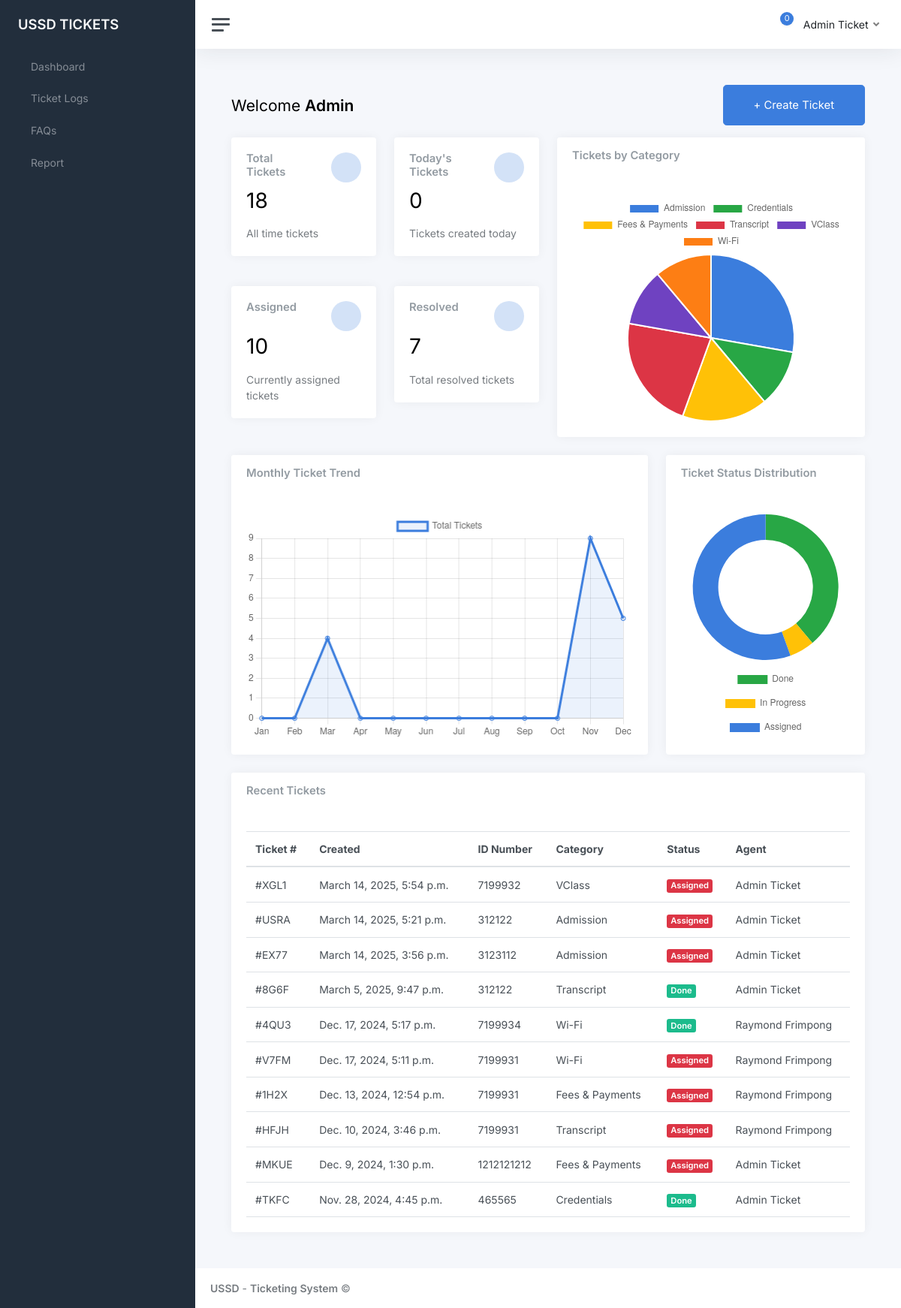
Screenshot of /index/ (signed in) with the database file from the repository.
### ticksys/models.py (models this page shows, shortened)
class Ticket(models.Model):
    TICKET_STATUS = [
        ('Assigned', 'Assigned'),
        ('In Progress', 'In Progress'),
        ('Done', 'Done'),
    ]
    CLIENT_TYPE = [
        ('Staff', 'Staff'),
        ('Student', 'Student'),
        ('Other', 'Other')
    ]
    MODE_CHOICES = [
        ('Walk-In', 'Walk-In'),
        ('Phone', 'Phone'),
        ('Email', 'Email'),
        ('Other', 'Other')
    ]
    CATEGORY = [
        ('Credentials', 'Credentials'),
        ('Fees & Payments', 'Fees & Payments'),
        ('VClass', 'VClass'),
        ('Transcript', 'Transcript'),
        ('Admission', 'Admission'),
        ('Wi-Fi', 'Wi-Fi'),
        ('AIM App', 'AIM App'),
        ('Telecel', 'Telecel'),
        ('Biometric', 'Biometric'),
        ('Other', 'Other')
    ]
    user = models.ForeignKey(User, models.CASCADE, null=True)
    ticket_number = models.CharField(max_length=4, default=generate_ticket_number, unique=True, editable=False)
    id_number = models.CharField(max_length=20, unique=False)
    description = models.TextField()
    status = models.CharField(max_length=25, choices=TICKET_STATUS, default='In Progress')
    category = models.CharField(max_length=100, choices=CATEGORY)
    client_type = models.CharField(max_length=20, choices=CLIENT_TYPE, default='Student')
    created_at = models.DateTimeField(auto_now_add=True)
    updated_at = models.DateTimeField(auto_now=True)
    mode = models.CharField(max_length=20, choices=MODE_CHOICES, default='Walk-In')
    assigned_to = models.CharField(max_length=30, null=True)
    created_by = models.CharField(max_length=30, null=True)

### ticksys/views.py (the view)
# urls.py: path('index/', views.index, name='index'),
def index(request):
    user = request.user
    form = TicketForm()
    tickets = Ticket.objects.all()
    today = datetime.now().date()
    tickets_by_user = Ticket.objects.filter(Q(user=user) | Q(assigned_to=user.username)).count()
    recent_tickets = Ticket.objects.filter(user=user).order_by('-created_at')[:10]
    overall_recent_tickets = Ticket.objects.all().order_by('-created_at')[:10]
    current_year = timezone.now().year
    tickets_by_month = Ticket.objects.filter(created_at__year=current_year).annotate(
        month=TruncMonth('created_at')
    ).values('month').annotate(count=Count('ticket_number')).order_by('month').filter(Q(user=user) | Q(assigned_to=user.username))
    months = [datetime(2000, i + 1, 1).strftime('%b') for i in range(12)]
    ticket_counts = [0] * 12
    for order in tickets_by_month:
        month_index = order['month'].month - 1
        ticket_counts[month_index] = order['count']
    overall_tickets_by_month = Ticket.objects.filter(created_at__year=current_year).annotate(
            month=TruncMonth('created_at')
        ).values('month').annotate(count=Count('ticket_number')).order_by('month').all()
    months = [datetime(2000, i + 1, 1).strftime('%b') for i in range(12)]
    overall_ticket_counts = [0] * 12
    for order in overall_tickets_by_month:
        month_index = order['month'].month - 1
        overall_ticket_counts[month_index] = order['count']
    overall_total_tickets = Ticket.objects.all().count()
    overall_resolved_tickets = Ticket.objects.filter(status='Done').count()
    overall_assigned_tickets = Ticket.objects.filter(status='Assigned').count()
    today = timezone.now().date()
    user_tickets_today = Ticket.objects.filter(Q(user=user) | Q(assigned_to=user.username), created_at__date=today, updated_at__date=today ).count()
    overall_tickets_today = Ticket.objects.filter(created_at__date=today).count()
    assigned_to = Ticket.objects.filter( user=user, status='Assigned' or 'In Progress').count()
    total_resolved = Ticket.objects.filter(user=user, status='Done').count()
    monthly_counts = [0] * 12
    monthly_data = tickets.annotate(
        month=ExtractMonth('created_at')
    ).values('month').annotate(
        count=Count('id')
    )
    for item in monthly_data:
        if item['month']:  # Check if month is not None
            monthly_counts[item['month'] - 1] = item['count']
    category_data = tickets.values('category').annotate(count=Count('id'))
    category_labels = [f"'{item['category']}'" for item in category_data]
    category_counts = [item['count'] for item in category_data]
    context = {
        'tickets': tickets,
        'total_tickets': tickets.count(),
        'today_tickets': tickets.filter(created_at__date=today).count(),
        'assigned_tickets': tickets.filter(status='Assigned').count(),
        'resolved_tickets': tickets.filter(status='Done').count(),
        'monthly_counts': monthly_counts,  # This will be a list of 12 numbers
        'category_labels': '[' + ','.join(category_labels) + ']',  # This will be a JSON array of strings
        'category_counts': category_counts,
        'overall_recent_tickets' : overall_recent_tickets,
        'overall_assigned_tickets' : overall_assigned_tickets,
        'overall_total_tickets' : overall_total_tickets,
        'overall_resolved_tickets' : overall_resolved_tickets,
        'overall_tickets_today' : overall_tickets_today,
        'user' : user,
        'form' : form,
        'tickets_by_user' : tickets_by_user,
        'user_tickets_today' : user_tickets_today,
        'assigned_to' : assigned_to,
        'total_resolved' : total_resolved,
        'months' : months,
        'ticket_counts' : ticket_counts,
        'overall_ticket_counts' : overall_ticket_counts,
        'recent_tickets' : recent_tickets,  # This will be a list of numbers
        'done_count': tickets.filter(status='Done').count(),
        'in_progress_count': tickets.filter(status='In Progress').count(),
        'assigned_count': tickets.filter(status='Assigned').count(),
    }
    return render(request, 'index.html', context)

### ticksys/models.py (called while the page is built)
def generate_ticket_number():
    return ''.join(random.choices(string.ascii_uppercase + string.digits, k=4))

### templates/index.html (shortened to what this page needs)
{% load static %}
{% load widget_tweaks %}
<!DOCTYPE html>
<html lang="en">
<head>
	<link href="https://stackpath.bootstrapcdn.com/bootstrap/4.5.2/css/bootstrap.min.css" rel="stylesheet">
	<link href="{% static 'css/app.css' %}" rel="stylesheet">
</head>
<body>
	<div class="wrapper">
		<nav id="sidebar" class="sidebar js-sidebar">
			<div class="sidebar-content js-simplebar">
				<a class="sidebar-brand" href="{% url 'index' %}">
          <span class="align-middle">USSD TICKETS</span>
        </a>
				<ul class="sidebar-nav">
					<li class="sidebar-item">
						<a class="sidebar-link" href="{% url 'index' %}">
               <span class="align-middle">Dashboard</span>
            </a>
					</li>
					<li class="sidebar-item">
						<a class="sidebar-link" href="{% url 'ticketlogs' %}">
               <span class="align-middle">Ticket Logs</span>
            </a>
					</li>
					<li class="sidebar-item">
						<a class="sidebar-link" href="{% url 'faqs' %}">
               <span class="align-middle">FAQs</span>
            </a>
					</li>
					<li class="sidebar-item">
						<a class="sidebar-link" href="{% url 'report' %}">
               <span class="align-middle">Report</span>
            </a>
					</li>
			</div>
		</nav>
		<div class="main">
			<nav class="navbar navbar-expand navbar-light navbar-bg">
				<a class="sidebar-toggle js-sidebar-toggle">
          <i class="hamburger align-self-center"></i>
        </a>
				<div class="navbar-collapse collapse">
					<ul class="navbar-nav navbar-align">
						<li class="nav-item dropdown">
							<a class="nav-icon dropdown-toggle" href="#" id="alertsDropdown" data-bs-toggle="dropdown">
								<div class="position-relative">
									<span class="indicator" id="notification-count">0</span>
								</div>
							</a>
						</li>
						<li class="nav-item dropdown">
							<a class="nav-link dropdown-toggle d-none d-sm-inline-block" href="#" data-bs-toggle="dropdown">
                <span class="text-dark">{{user.first_name|title}} {{user.last_name|title}}</span>
              </a>
						</li>
					</ul>
				</div>
			</nav>
			{% block content %}
			<main class="content">
				<div class="container-fluid p-0">
					<div class="d-flex justify-content-between align-items-center mb-3">
						<h1 class="h3 mb-0">Welcome <strong>{{user.username|title}}</strong></h1>
						<button type="button" class="btn btn-lg btn-primary" style="padding: 15px 40px;" data-bs-toggle="modal" data-bs-target="#createTicketModal">
							+ Create Ticket
						</button>
					</div>
					{% if request.user.is_superuser %}
					<div class="row">
						<div class="col-12 col-lg-6">
							<div class="row">
								<div class="col-sm-6 mb-3">
									<div class="card">
										<div class="card-body">
											<div class="row">
												<div class="col mt-0">
													<h5 class="card-title">Total Tickets</h5>
												</div>
												<div class="col-auto">
													<div class="stat text-primary">
													</div>
												</div>
											</div>
											<h1 class="mt-1 mb-3">{{overall_total_tickets}}</h1>
											<div class="mb-0">
												<span class="text-muted">All time tickets</span>
											</div>
										</div>
									</div>
								</div>
								<div class="col-sm-6 mb-3">
									<div class="card">
										<div class="card-body">
											<div class="row">
												<div class="col mt-0">
													<h5 class="card-title">Today's Tickets</h5>
												</div>
												<div class="col-auto">
													<div class="stat text-primary">
													</div>
												</div>
											</div>
											<h1 class="mt-1 mb-3">{{overall_tickets_today}}</h1>
											<div class="mb-0">
												<span class="text-muted">Tickets created today</span>
											</div>
										</div>
									</div>
								</div>
								<div class="col-sm-6 mb-3">
									<div class="card">
										<div class="card-body">
											<div class="row">
												<div class="col mt-0">
													<h5 class="card-title">Assigned</h5>
												</div>
												<div class="col-auto">
													<div class="stat text-primary">
													</div>
												</div>
											</div>
											<h1 class="mt-1 mb-3">{{overall_assigned_tickets}}</h1>
											<div class="mb-0">
												<span class="text-muted">Currently assigned tickets</span>
											</div>
										</div>
									</div>
								</div>
								<div class="col-sm-6 mb-3">
									<div class="card">
										<div class="card-body">
											<div class="row">
												<div class="col mt-0">
													<h5 class="card-title">Resolved</h5>
												</div>
												<div class="col-auto">
													<div class="stat text-primary">
													</div>
												</div>
											</div>
											<h1 class="mt-1 mb-3">{{overall_resolved_tickets}}</h1>
											<div class="mb-0">
												<span class="text-muted">Total resolved tickets</span>
											</div>
										</div>
									</div>
								</div>
							</div>
						</div>
						<div class="col-12 col-lg-6">
							<div class="card">
								<div class="card-header">
									<h5 class="card-title">Tickets by Category</h5>
								</div>
								<div class="card-body">
									<div style="position: relative; height: 300px;">
										<canvas id="categoryPieChart"></canvas>
									</div>
								</div>
							</div>
						</div>
					</div>
					<div class="row">
						<div class="col-12 col-lg-8">
							<div class="card">
								<div class="card-header">
									<h5 class="card-title">Monthly Ticket Trend</h5>
								</div>
								<div class="card-body">
									<div style="position: relative; height: 300px;">
										<canvas id="ticketTrendChart"></canvas>
									</div>
								</div>
							</div>
						</div>
						<div class="col-12 col-lg-4">
							<div class="card">
								<div class="card-header">
									<h5 class="card-title">Ticket Status Distribution</h5>
								</div>
								<div class="card-body">
									<div style="position: relative; height: 300px;">
										<canvas id="statusChart"></canvas>
									</div>
								</div>
							</div>
						</div>
					</div>
					<div class="row">
						<div class="col-12">
							<div class="card">
								<div class="card-header">
									<h5 class="card-title">Recent Tickets</h5>
								</div>
								<div class="card-body">
									<table class="table table-hover my-0">
										<thead>
											<tr>
												<th>Ticket #</th>
												<th>Created</th>
												<th>ID Number</th>
												<th>Category</th>
												<th>Status</th>
												<th>Agent</th>
											</tr>
										</thead>
										<tbody>
											{% for ticket in overall_recent_tickets %}
											<tr>
												<td>#{{ticket.ticket_number}}</td>
												<td>{{ticket.created_at}}</td>
												<td>{{ticket.id_number}}</td>
												<td>{{ticket.category}}</td>
												<td><span class="badge {% if ticket.status == 'Done' %}bg-success{% elif ticket.status == 'In Progress' %}bg-warning{% else %}bg-danger{% endif %}">{{ticket.status}}</span></td>
												<td>{{ticket.user.first_name|title}} {{ticket.user.last_name|title}}</td>
											</tr>
											{% endfor %}
										</tbody>
									</table>
								</div>
							</div>
						</div>
					</div>
					{% endif %}
				</div>
		</main>
		{% endblock %}
			<footer class="footer">
				<div class="container-fluid">
					<div class="row text-muted">
						<div class="col-6 text-start">
							<p class="mb-0">
								<a class="text-muted" href="https://helpdesk.knust.edu.gh/" target="_blank"><strong>USSD</strong></a> - <a class="text-muted" href="https://helpdesk.knust.edu.gh/" target="_blank"><strong>Ticketing System</strong></a>								&copy;
							</p>
						</div>
					</div>
				</div>
			</footer>
		</div>
	</div>
	<script>
		document.addEventListener("DOMContentLoaded", function() {
			console.log("Initializing charts...");
			// Monthly Trend Chart
			try {
				const trendCtx = document.getElementById('ticketTrendChart');
				if (trendCtx) {
					new Chart(trendCtx, {
						type: 'line',
						data: {
							labels: ['Jan', 'Feb', 'Mar', 'Apr', 'May', 'Jun', 'Jul', 'Aug', 'Sep', 'Oct', 'Nov', 'Dec'],
							datasets: [{
								label: 'Total Tickets',
								data: [{{ monthly_counts|join:"," }}],
								borderColor: '#3b7ddd',
								backgroundColor: 'rgba(59, 125, 221, 0.1)',
								fill: true
							}]
						},
						options: {
							responsive: true,
							maintainAspectRatio: false,
							scales: {
								y: {
									beginAtZero: true
								}
							}
						}
					});
				}
			} catch (e) {
				console.error("Error creating trend chart:", e);
			}
			// Category Distribution Chart
			try {
				const categoryCtx = document.getElementById('categoryPieChart');
				if (categoryCtx) {
					new Chart(categoryCtx, {
						type: 'pie',
						data: {
							labels: {{ category_labels|safe }},
							datasets: [{
								data: [{{ category_counts|join:"," }}],
								backgroundColor: [
									'#3b7ddd',
									'#28a745',
									'#ffc107',
									'#dc3545',
									'#6f42c1',
									'#fd7e14'
								]
							}]
						},
						options: {
							responsive: true,
							maintainAspectRatio: false
						}
					});
				}
			} catch (e) {
				console.error("Error creating category chart:", e);
			}
			// Ticket Status Distribution Chart
			try {
				const statusCtx = document.getElementById('statusChart');
				if (statusCtx) {
					new Chart(statusCtx, {
						type: 'doughnut',
						data: {
							labels: ['Done', 'In Progress', 'Assigned'],
							datasets: [{
								data: [
									{{ done_count }},
									{{ in_progress_count }},
									{{ assigned_count }}
								],
								backgroundColor: [
									'#28a745',  // green for Done
									'#ffc107',  // yellow for In Progress
									'#3b7ddd'   // blue for Assigned
								],
								borderWidth: 0
							}]
						},
						options: {
							responsive: true,
							maintainAspectRatio: false,
							plugins: {
								legend: {
									position: 'bottom',
									labels: {
										padding: 20
									}
								}
							},
							cutout: '65%'
						}
					});
				}
			} catch (e) {
				console.error("Error creating status chart:", e);
			}
		});
	</script>
</body>
</html>

### rows the page displays
Ticket: ticket_number "XGL1", created_at "March 14, 2025, 5:54 p.m.", id_number "7199932", category "VClass", status "Assigned", user.first_name "Admin", user.last_name "Ticket"
Ticket: ticket_number "USRA", created_at "March 14, 2025, 5:21 p.m.", id_number "312122", category "Admission", status "Assigned", user.first_name "Admin", user.last_name "Ticket"
Ticket: ticket_number "EX77", created_at "March 14, 2025, 3:56 p.m.", id_number "3123112", category "Admission", status "Assigned", user.first_name "Admin", user.last_name "Ticket"
Ticket: ticket_number "8G6F", created_at "March 5, 2025, 9:47 p.m.", id_number "312122", category "Transcript", status "Done", user.first_name "Admin", user.last_name "Ticket"
Ticket: ticket_number "4QU3", created_at "Dec. 17, 2024, 5:17 p.m.", id_number "7199934", category "Wi-Fi", status "Done", user.first_name "Raymond", user.last_name "Frimpong"
Ticket: ticket_number "V7FM", created_at "Dec. 17, 2024, 5:11 p.m.", id_number "7199931", category "Wi-Fi", status "Assigned", user.first_name "Raymond", user.last_name "Frimpong"
Ticket: ticket_number "1H2X", created_at "Dec. 13, 2024, 12:54 p.m.", id_number "7199931", category "Fees & Payments", status "Assigned", user.first_name "Raymond", user.last_name "Frimpong"
Ticket: ticket_number "HFJH", created_at "Dec. 10, 2024, 3:46 p.m.", id_number "7199931", category "Transcript", status "Assigned", user.first_name "Raymond", user.last_name "Frimpong"
Ticket: ticket_number "MKUE", created_at "Dec. 9, 2024, 1:30 p.m.", id_number "1212121212", category "Fees & Payments", status "Assigned", user.first_name "Admin", user.last_name "Ticket"
Ticket: ticket_number "TKFC", created_at "Nov. 28, 2024, 4:45 p.m.", id_number "465565", category "Credentials", status "Done", user.first_name "Admin", user.last_name "Ticket"

### other values shown
{{ user.first_name|title }} "Admin"
{{ user.last_name|title }} "Ticket"
{{ user.username|title }} "Admin"
{{ overall_total_tickets }} "18"
{{ overall_tickets_today }} "0"
{{ overall_assigned_tickets }} "10"
{{ overall_resolved_tickets }} "7"
chart data {{ monthly_counts|join:"," }} 0,0,4,0,0,0,0,0,0,0,9,5
chart data {{ category_labels|safe }} ['Admission','Credentials','Fees & Payments','Transcript','VClass','Wi-Fi']
chart data {{ category_counts|join:"," }} 5,2,3,4,2,2
chart data {{ done_count }} 7
